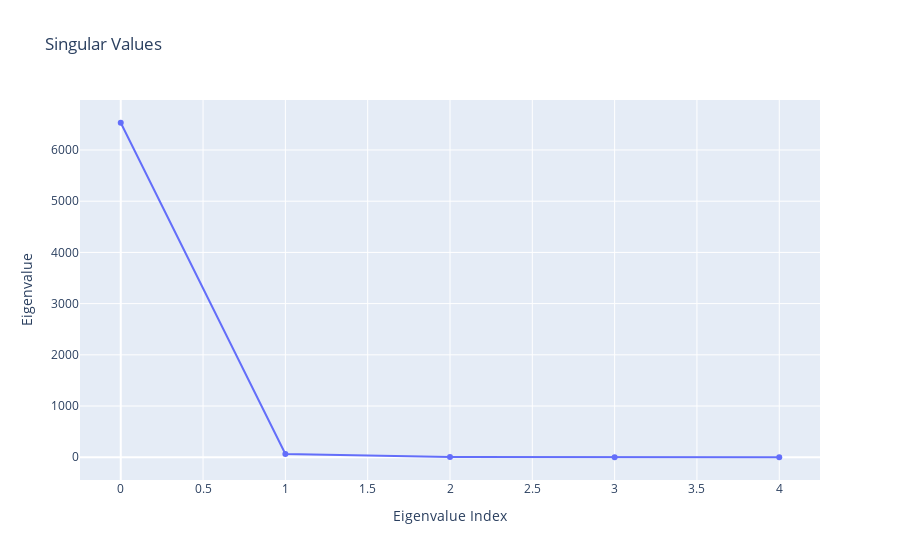

Source (notebook cell):
### Code cell
# displace singular values/eigenvalues
fig = go.FigureWidget()
fig.add_trace(
    go.Scatter(x=np.arange(len(s)), 
               y=s, 
               mode='lines+markers',
               name="Singular Values"
              )
)

fig.update_layout(
    title='Singular Values',
    xaxis_title='Eigenvalue Index',
    yaxis_title='Eigenvalue',
)

fig.show()

### Figure 1 — Plotly figure (JSON) as saved in the notebook; plotly's stock layout.template omitted (floating-point values rounded to 4 significant figures)
{"data": [{"mode": "lines+markers", "name": "Singular Values", "type": "scatter", "uid": "5d4f1d88-1265-4204-a548-22ac59ad28cb", "x": [0, 1, 2, 3, 4], "y": [6532.0, 62.45, 2.904, 0.09657, 0.003021]}], "layout": {"title": {"text": "Singular Values"}, "xaxis": {"title": {"text": "Eigenvalue Index"}}, "yaxis": {"title": {"text": "Eigenvalue"}}}}
